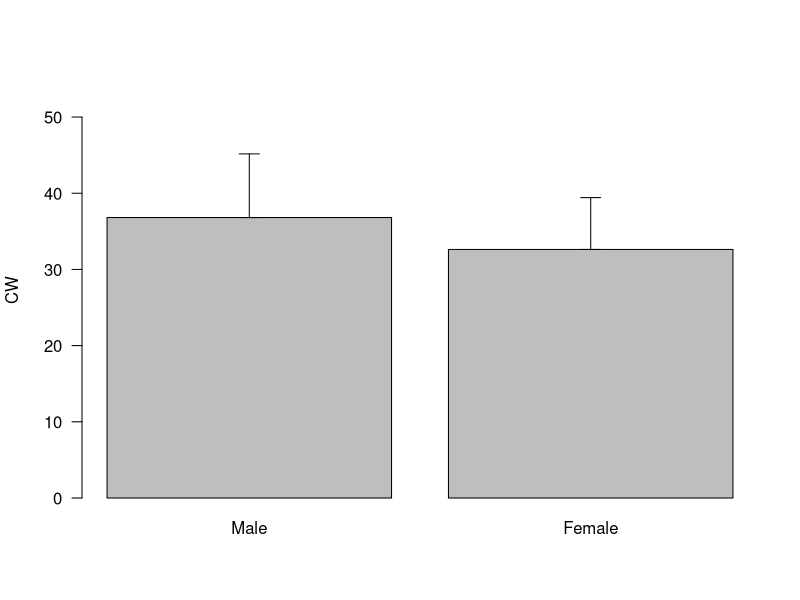
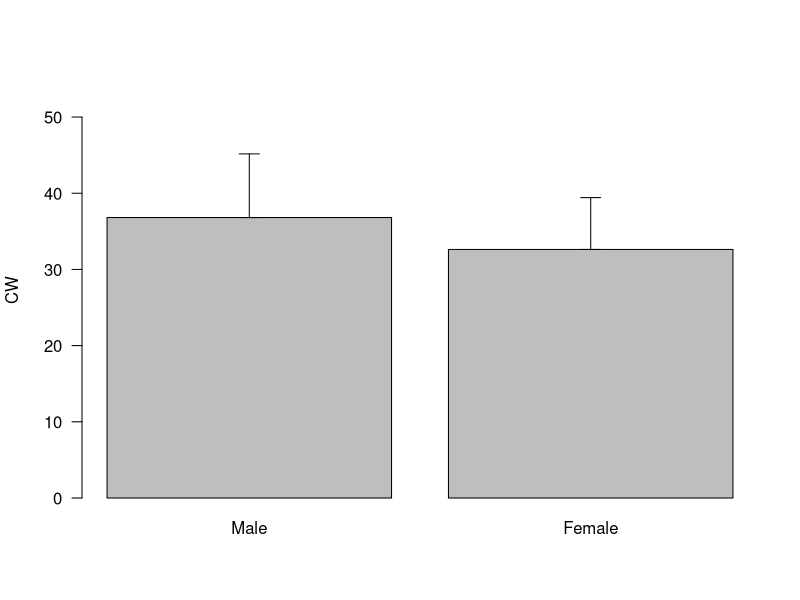
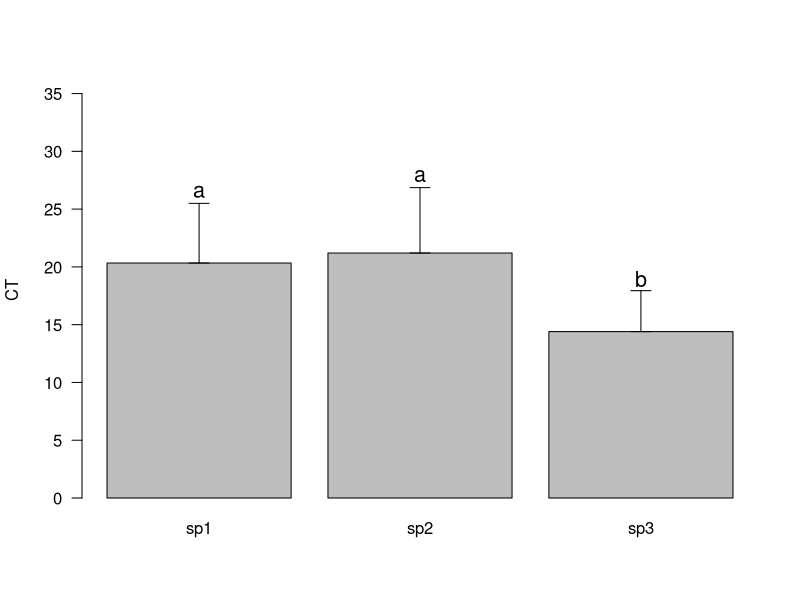
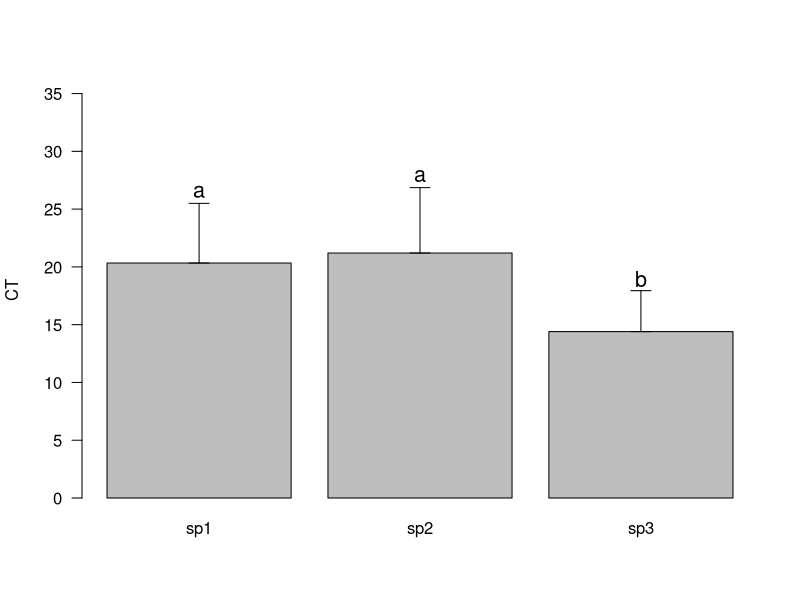
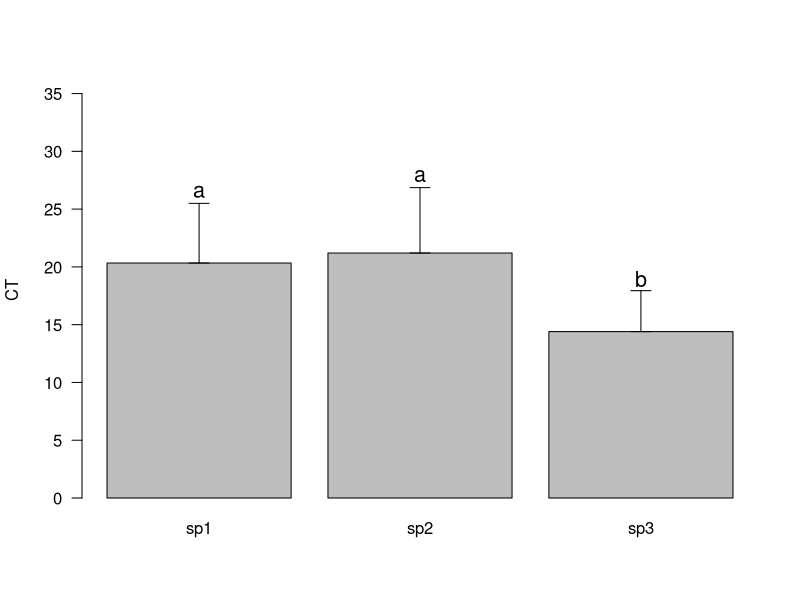

Here is the R script that generated these plots, in order:
## ---- chunk 1
#| echo: true
#| output: false

pinguim <- c(35.2, 28.1, 24.8, 29.5, 30.5, 26.3, 31.4, 24.5, 
            29.6, 31.3, 28.5)

## ---- chunk 2
#| echo: true
#| output: false

pinguim <- c(35.2, 28.1, 24.8, 29.5, 30.5, 26.3, 31.4, 24.5, 
             29.6, 31.3, 28.5)

## ---- chunk 3
#| echo: true
#| output: false

shapiro.test(pinguim)

## ---- chunk 4
#| echo: true
#| output: false

shapiro.test(pinguim)

## ---- chunk 5
#| echo: true
#| output: false

t.test(pinguim, mu = 30)

## ---- chunk 6
#| echo: true
#| output: false

pinguim <- c(35.2, 28.1, 24.8, 29.5, 30.5, 26.3, 31.4, 24.5, 
             29.6, 31.3, 28.5)

## ---- chunk 7
#| echo: true
#| output: true

t.test(pinguim, mu = 30)

## ---- chunk 8
#| echo: true
#| output: false

obs <- c(1752, 1895)
esp <- c(0.5,0.5)

## ---- chunk 9
#| echo: true
#| output: false

obs <- c(1752, 1895)
esp <- c(0.5,0.5)

## ---- chunk 10
#| echo: true
#| output: false

chisq.test(x = obs, p = esp)

## ---- chunk 11
#| echo: true
#| output: false

obs <- c(1752, 1895)
esp <- c(0.5,0.5)

## ---- chunk 12
#| echo: true
#| output: true

chisq.test(x = obs, p = esp)

## ---- chunk 13
#| echo: true
#| output: false

library(MASS)
crabs

## ---- chunk 14
#| echo: true
#| output: false
#| 
shapiro.test(crabs[1:50,7])

## ---- chunk 15
#| echo: true
#| output: false

shapiro.test(crabs$CW[1:50])

## ---- chunk 16
#| echo: true
#| output: false

var.test(crabs$CW[1:50], crabs$CW[51:100])

## ---- chunk 17
#| echo: true
#| output: false

t.test(crabs$CW[crabs$sex=="M"&crabs$sp=="B"],
      crabs$CW[crabs$sex=="F"&crabs$sp=="B"])


## ---- chunk 18
#| echo: true
#| output: true

t.test(crabs$CW[crabs$sex=="M"&crabs$sp=="B"],
      crabs$CW[crabs$sex=="F"&crabs$sp=="B"])


## ---- chunk 19
#| echo: true
#| output: false

crabs.df <- data.frame(cbind(crabs$CW[crabs$sex=="M"&crabs$sp=="B"],
                             crabs$CW[crabs$sex=="F"&crabs$sp=="B"]))
names(crabs.df) <- c("Male", "Female")

## ---- chunk 20
#| echo: true
#| output: false

grafico <- barplot(sapply(crabs.df, mean), 
                   ylim =c(0, max(crabs.df)), 
                   ylab="CW", 
                   las = 1)

# inserimos as barras de desvio
arrows(grafico, sapply(crabs.df, mean), 
       grafico, sapply(crabs.df, mean)+sapply(crabs.df, sd), 	
       length = 0.1, angle = 90, code = 3)

## ---- chunk 21
#| echo: false
#| output: true
#| fig-height: 6
#| fig-width: 6

grafico <- barplot(sapply(crabs.df, mean), 
                   ylim =c(0, max(crabs.df)), 
                   ylab="CW", 
                   las = 1)

arrows(grafico, sapply(crabs.df, mean), 
       grafico, sapply(crabs.df, mean)+sapply(crabs.df, sd), 	
       length = 0.1, angle = 90, code = 3)

## ---- chunk 22
#| echo: false
#| output: false

cam <- read.csv("../../materiais/cam_aov.txt", sep = ",")
## ---- chunk 23
#| echo: true
#| output: false

modelo.aov <- aov(cam$CT~especie, data=cam)
summary(modelo.aov)

## ---- chunk 24
#| echo: true
#| output: false

tukey<-TukeyHSD(modelo.aov)
tukey

## ---- chunk 25
#| echo: true
#| output: false


cam.df <- data.frame(cbind(cam$CT[cam$especie=="sp1"],
                           cam$CT[cam$especie=="sp2"],
                           cam$CT[cam$especie=="sp3"]))
names(cam.df) <-c("sp1", "sp2", "sp3")


## ---- chunk 26
#| echo: true
#| output: false

grafico <- barplot(sapply(cam.df, mean), 
                   ylim =c(0, max(cam.df)), ylab="CT", las = 1)
arrows(grafico, sapply(cam.df, mean), grafico,
       sapply(cam.df,mean)+sapply(cam.df, sd),
       length = 0.1, angle = 90, code = 3)

# Inserimos as letras dos grupos
text(grafico, sapply(cam.df,mean)+sapply(cam.df, sd)+1, 
     labels = c("a", "a", "b"), cex = 1.3)
## ---- chunk 27
#| echo: true
#| output: false


cam.df <- data.frame(cbind(cam$CT[cam$especie=="sp1"],
                           cam$CT[cam$especie=="sp2"],
                           cam$CT[cam$especie=="sp3"]))
names(cam.df) <-c("sp1", "sp2", "sp3")


## ---- chunk 28
#| echo: true
#| output: false

grafico <- barplot(sapply(cam.df, mean), 
                   ylim =c(0, max(cam.df)), ylab="CT", las = 1)
arrows(grafico, sapply(cam.df, mean), grafico,
       sapply(cam.df,mean)+sapply(cam.df, sd),
       length = 0.1, angle = 90, code = 3)

# Inserimos as letras dos grupos
text(grafico, sapply(cam.df,mean)+sapply(cam.df, sd)+1, 
     labels = c("a", "a", "b"), cex = 1.3)
## ---- chunk 29
#| echo: false
#| output: true
#| fig-height: 6
#| fig-width: 6

grafico <- barplot(sapply(cam.df, mean), 
                   ylim =c(0, max(cam.df)), ylab="CT", las = 1)
arrows(grafico, sapply(cam.df, mean), grafico,
       sapply(cam.df,mean)+sapply(cam.df, sd),
       length = 0.1, angle = 90, code = 3)

# Inserimos as letras dos grupos
text(grafico, sapply(cam.df,mean)+sapply(cam.df, sd)+1, 
     labels = c("a", "a", "b"), cex = 1.3)
## ---- chunk 30
#| echo: true
#| output: false
#| 
data <- read.table("../../materiais/hora_mw.txt")

## ---- chunk 31
#| echo: true
#| output: false

shapiro.test(data$alt[data$hora=="2 pm"])
var.test(data$alt[data$hora=="2 pm"], data$alt[data$hora=="5 pm"])

## ---- chunk 32
#| echo: true
#| output: false

wilcox.test(data$alt[data$hora=="2 pm"], data$alt[data$hora=="5 pm"])

## ---- chunk 33
#| echo: true
#| output: false

lag <- read.table("../../materiais/munida_kw.txt")

## ---- chunk 34
#| echo: true
#| output: false

especie <- as.factor(lag$especie)

## ---- chunk 35
#| echo: true
#| output: false

shapiro.test(lag$cl[lag$especie=="iris"])
bartlett.test(lag$cl~especie, data = lag)

## ---- chunk 36
#| echo: true
#| output: true

kruskal.test(lag$cl~especie, data = lag)

